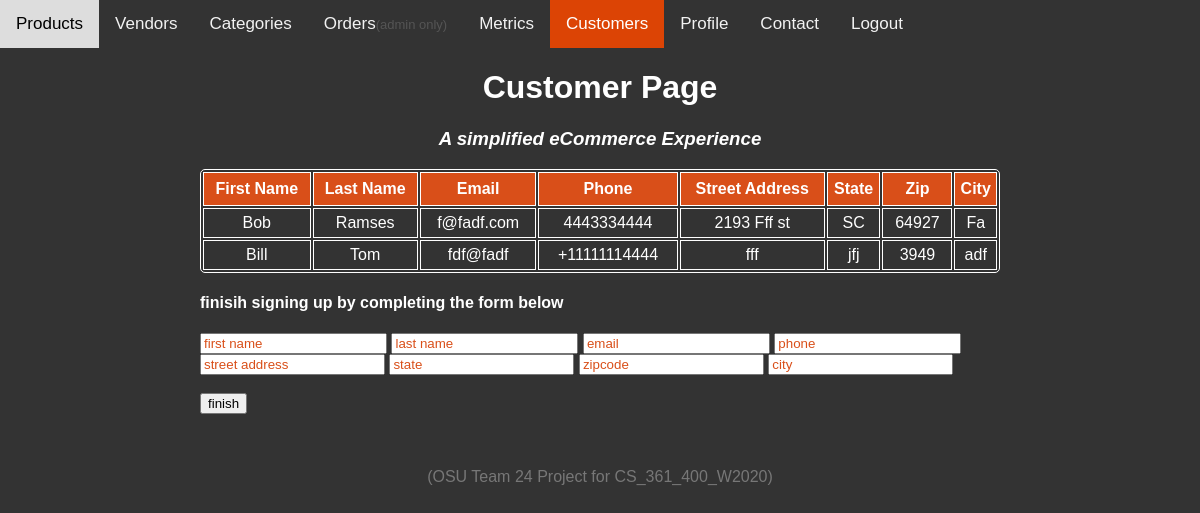
The app's page /customers (signed in) with its own data.
### app.py (models this page shows, shortened)
class Customer(db.Model):
    id           = db.Column(db.Integer, primary_key=True)
    first_name   = db.Column(db.String(50), nullable=False)
    last_name	 = db.Column(db.String(50), nullable=False)
    email	 = db.Column(db.String(100), nullable=False)
    phone        = db.Column(db.String(10), nullable=True)
    street_addr  = db.Column(db.String(50), nullable=True)
    state        = db.Column(db.String(2), nullable=True)
    zipcode      = db.Column(db.String(5), nullable=True)
    city         = db.Column(db.String(100), nullable=True)

### app.py (the view, shortened to what this page needs)
@app.route('/customers', methods=['POST', 'GET'])
@login_required
def customers():
    customers = Customer.query.all()
    if request.method == 'GET':
        return render_template('customers.html', results = customers)

### app.py (called while the page is built)
@login_manager.user_loader
def load_user(user_id):
    return User.query.get(int(user_id))

### templates/customers.html (shortened to what this page needs)
{% extends 'base.html' %}
{% block body %}
<div class="topnav">
    <a href="/">Products</a>
    <a href="{{ url_for('vendors') }}">Vendors</a>
    <a href="{{ url_for('category') }}">Categories</a>
    <a href="{{ url_for('orders') }}">Orders<span class="employee_view">(admin only)</span></a>
    <a href="{{ url_for('metrics') }}">Metrics</a>
    <a class="active" href="{{ url_for('customers') }}">Customers</a>
    <a href="{{ url_for('profile') }}">Profile</a>
    <a href="{{ url_for('contact') }}">Contact</a>
    <a href="{{ url_for('logout') }}">Logout</a>
</div>
<div class="content">
    <h1 style="text-align: center">Customer Page</h1>
    <h3 style="text-align: center"><em>A simplified eCommerce Experience</em></h3>
    {% if results|length < 1 %}
    <h4 style="text-align: center">There are no products for sale.<br>(If you're a siteowner or vendor you may add them below)</h4>
    {% else %}
    <table>
        <tr>
            <th>First Name</th>
            <th>Last Name</th>
            <th>Email</th>
            <th>Phone</th>
            <th>Street Address</th>
            <th>State</th>
            <th>Zip</th>
            <th>City</th>
        </tr>
        {% for r in results %}
            <tr>
                <td>{{ r.first_name}}</td>
                <td>{{ r.last_name}}</td>
                <td>{{ r.email}}</td>
                <td>{{ r.phone}}</td>
                <td>{{ r.street_addr}}</td>
                <td>{{ r.state}}</td>
                <td>{{ r.zipcode}}</td>
                <td>{{ r.city}}</td>
            </tr>
        {% endfor %}
    </table>
    {% endif %}
    <div class="form">
        <form action="/customers" method="POST">
            <h4>finisih signing up by completing the form below</h4>
            <input type="text" name="first_name" id="first_name" placeholder="first name">
            <input type="text" name="last_name" id="last_name" placeholder="last name">
            <input type="text" name="email" id="email" placeholder="email">
            <input type="text" name="phone" id="phone" placeholder="phone"><br>
            <input type="street_adr" name="street_addr" id="street_adr" placeholder="street address">
            <input type="state" name="state" id="state" placeholder="state">
            <input type="zipcode" name="zipcode" id="zipcode" placeholder="zipcode">
            <input type="city" name="city" id="city" placeholder="city"><br><br>
            <input type="submit" name="finish" value="finish">
        </form>
    </div>
</div>
{% endblock %}

### static/css/main.css (style rules this page uses)
body, html { margin: 0; font-family: sans-serif; background-color: #333; }
.employee_view { font-size: small; color: #555; }
.topnav { overflow: hidden; background-color: #333; }
.topnav a { float: left; color: #f2f2f2; text-align: center; padding: 14px 16px; text-decoration: none; font-size: 17px; }
.topnav a.active { background-color: #dc4405; color: white; }
.active, .demo:hover { opacity: 1; }
h1 { color: white; }
h3 { color: white; }
h4 { color: white; }
a { color: #d94f19; }
.content { margin: 0 auto; width: 800px; }
table, td, th { border: 1px solid white; }
table { width: 100%; border-radius: 5px; }
th { height: 30px; background-color: #d94f19; color: white; }
td { text-align: center; padding: 5px; color: white; }
.form { margin-top: 20px; }
input[type=text] { color: #034732; font-weight: bold; }
::placeholder { color: #d94f19; font-weight: normal; opacity: 1; }

### records on screen
Customer: first_name "Bob", last_name "Ramses", email "f@fadf.com", phone "4443334444", street_addr "2193 Fff st", state "SC", zipcode "64927", city "Fa"
Customer: first_name "Bill", last_name "Tom", email "fdf@fadf", phone "+11111114444", street_addr "fff", state "jfj", zipcode "3949", city "adf"
